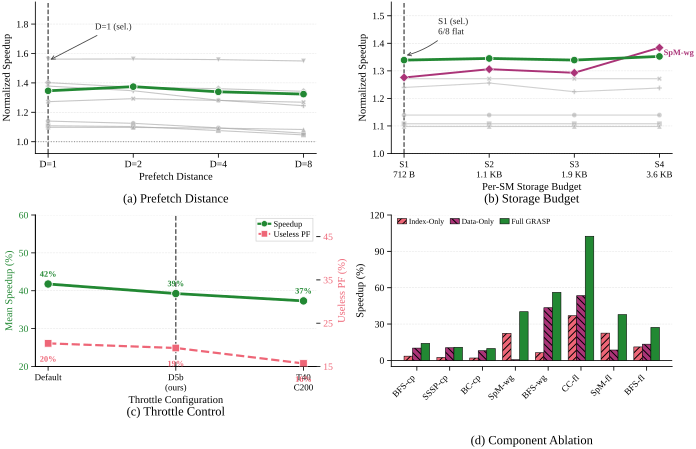

The Python source for this figure:
#!/usr/bin/env python3
"""
Round 4 §5.4 Layout A: 2x2 Sensitivity + Ablation Composite.

Subplots:
  (a) Prefetch Distance sensitivity (line plot, x = D=1..8)
  (b) Storage Budget sensitivity     (line plot, x = S1..S4)
  (c) Throttle Control               (dual-axis line: speedup% + useless-pf%)
  (d) Component Ablation             (grouped bar: Index/Data/Full)

Round 4 visual rules:
  - PALETTE_TOL_BRIGHT (greens/reds/purples) — no blue/orange
  - HATCHES_DENSE for the ablation bars (B&W readability)
  - GRASP / Full = palette[0] green + solid (HATCHES_DENSE[0])
  - Subplot labels (a)..(d) BELOW axes via subplot_label helper
  - Tight y-axis (~70-80% fill) without flat-line collapse
  - Path depth: parents[5]

Data source:
  ima_plan/06_evaluation_plan/sensitivity_ablation/sensitivity_ablation_experiments.md
  (Exp-A through Exp-D, IPC + Speedup% + Accuracy tables)
"""
from __future__ import annotations
import sys
from pathlib import Path
import numpy as np

# round4/ is 5 levels deep from repo root
_REPO = Path(__file__).resolve().parents[5]
sys.path.insert(0, str(_REPO / "ima_plan/07_paper_outline/plot_style"))
from plot_util import (  # noqa: E402
    apply_style, save_fig,
    PALETTE_TOL_BRIGHT, HATCHES_DENSE, subplot_label,
)

apply_style()
import matplotlib.pyplot as plt  # noqa: E402
from matplotlib.lines import Line2D  # noqa: E402
from matplotlib.patches import Patch  # noqa: E402


# ── 8 Representative Workloads ───────────────────────────────────────────────
WORKLOADS = [
    "bfs_cit_dir", "sssp_cit_dir", "bc_cit_dir", "spmv_web_sym",
    "bfs_web_sym", "cc_flickr_sym", "spmv_flickr_sym", "bfs_flickr_sym",
]
SHORT = ["BFS-cp", "SSSP-cp", "BC-cp", "SpM-wg",
         "BFS-wg", "CC-fl", "SpM-fl", "BFS-fl"]


# ── Baseline IPC (no GRASP) ──────────────────────────────────────────────────
BASELINE_IPC = {
    "bfs_cit_dir":     5.3349,
    "sssp_cit_dir":    5.9499,
    "bc_cit_dir":      95.2826,
    "spmv_web_sym":    129.6846,
    "bfs_web_sym":     7.3528,
    "cc_flickr_sym":   46.8674,
    "spmv_flickr_sym": 79.2566,
    "bfs_flickr_sym":  9.7943,
}


# ── Exp-C: Distance IPC (D=1, 2, 4, 8) ───────────────────────────────────────
DISTANCE_IPC = {
    "bfs_cit_dir":     (6.0830,  6.0016,  5.8353,  5.6452),
    "sssp_cit_dir":    (6.5949,  6.5631,  6.4006,  6.2253),
    "bc_cit_dir":      (104.6244, 104.5427, 104.0702, 103.1893),
    "spmv_web_sym":    (181.8048, 177.6429, 176.4435, 174.1239),
    "bfs_web_sym":     (11.4819, 11.4908, 11.4573, 11.3891),
    "cc_flickr_sym":   (94.8873, 117.6036, 108.5085, 112.1545),
    "spmv_flickr_sym": (109.2283, 106.7236, 101.5856, 98.6639),
    "bfs_flickr_sym":  (12.4611, 12.6612, 12.5458, 12.4249),
}
DISTANCES = [1, 2, 4, 8]


# ── Exp-D: Storage IPC (S1=712B, S2=1.1KB, S3=1.9KB, S4=3.6KB) ──────────────
STORAGE_IPC = {
    "bfs_cit_dir":     (6.0789,  6.0789,  6.0789,  6.0789),
    "sssp_cit_dir":    (6.5920,  6.5920,  6.5920,  6.5920),
    "bc_cit_dir":      (104.6116, 104.6116, 104.6116, 104.6116),
    "spmv_web_sym":    (165.4689, 169.3697, 167.6819, 179.5210),
    "bfs_web_sym":     (11.4964, 11.4964, 11.4964, 11.4964),
    "cc_flickr_sym":   (111.1339, 111.1339, 111.1339, 111.1339),
    "spmv_flickr_sym": (98.2555, 99.5312, 97.0296, 98.1003),
    "bfs_flickr_sym":  (12.4521, 12.4521, 12.4521, 12.4521),
}
STORAGE_LABELS = ["S1\n712 B", "S2\n1.1 KB", "S3\n1.9 KB", "S4\n3.6 KB"]


# ── Exp-B: Throttle Speedup% (Default, D5b, T40C200) ────────────────────────
THROTTLE_SPEEDUP = {
    "bfs_cit_dir":     (13.6, 13.9, 14.0),
    "sssp_cit_dir":    (11.0, 10.8, 10.8),
    "bc_cit_dir":      (9.8,  9.8,  9.8),
    "spmv_web_sym":    (40.1, 36.7, 40.2),
    "bfs_web_sym":     (56.1, 56.4, 56.2),
    "cc_flickr_sym":   (138.6, 122.0, 102.5),
    "spmv_flickr_sym": (38.0, 37.2, 37.8),
    "bfs_flickr_sym":  (27.0, 27.2, 27.2),
}
# Exp-B: Accuracy% — used to derive Useless-PF% = 100 - accuracy
THROTTLE_ACCURACY = {
    "bfs_cit_dir":     (99.89, 99.88, 99.88),
    "sssp_cit_dir":    (99.78, 99.70, 99.70),
    "bc_cit_dir":      (99.61, 99.59, 99.53),
    "spmv_web_sym":    (60.46, 57.48, 66.31),
    "bfs_web_sym":     (59.12, 64.46, 66.87),
    "cc_flickr_sym":   (76.84, 79.55, 88.93),
    "spmv_flickr_sym": (69.75, 68.83, 74.00),
    "bfs_flickr_sym":  (71.86, 76.37, 79.21),
}
THROTTLE_CFGS = ["Default", "D5b\n(ours)", "T40\nC200"]
THROTTLE_KEYS = ["Default", "D5b", "T40C200"]


# ── Exp-A: Component Ablation IPC (Index-Only, Data-Only, Full GRASP) ───────
ABLATION_IPC = {
    "bfs_cit_dir":     (5.5220,   5.8772,   6.0830),
    "sssp_cit_dir":    (6.0955,   6.5705,   6.5949),
    "bc_cit_dir":      (97.1852,  102.9133, 104.6244),
    "spmv_web_sym":    (158.6675, 130.3898, 181.8048),
    "bfs_web_sym":     (7.8197,   10.5485,  11.4819),
    "cc_flickr_sym":   (64.1420,  71.9062,  94.8873),
    "spmv_flickr_sym": (97.0964,  86.0611,  109.2283),
    "bfs_flickr_sym":  (10.8845,  11.1063,  12.4611),
}


# ── Helpers ─────────────────────────────────────────────────────────────────
def ipc_to_speedup_pct(ipc, base):
    return (ipc - base) / base * 100.0


def ipc_to_norm(ipc, base):
    return ipc / base


def gmean_norm(per_wl_tuples, idx):
    vals = np.array([per_wl_tuples[wl][idx] for wl in WORKLOADS])
    return float(np.exp(np.mean(np.log(vals))))


# ── Build Figure ─────────────────────────────────────────────────────────────
fig, axes = plt.subplots(
    nrows=2, ncols=2,
    figsize=(7.0, 4.5),
    constrained_layout=True,
)

# Marker sequence for line plots
MARKERS = ["o", "s", "^", "D", "v", "*", "P", "X"]

# Per-workload + geomean colors:
#   workloads: gray-ish background series
#   geomean (and "this work" markers): GRASP green
WL_COLOR = "#AAAAAA"
GEO_COLOR = PALETTE_TOL_BRIGHT[0]    # green = GRASP/this-work color
ACC_LO_COLOR = PALETTE_TOL_BRIGHT[1]  # red — secondary axis
SEL_LINE_COLOR = "#444444"


# ────────────────────────────────────────────────────────────────────────────
# (a) Prefetch Distance — line plot
# ────────────────────────────────────────────────────────────────────────────
ax = axes[0, 0]

# Compute normalized speedup (1.0 = baseline)
dist_norm = {wl: tuple(ipc_to_norm(v, BASELINE_IPC[wl])
                       for v in DISTANCE_IPC[wl])
             for wl in WORKLOADS}
dist_geom = [gmean_norm(dist_norm, i) for i in range(len(DISTANCES))]

x_d = np.arange(len(DISTANCES))
for i, wl in enumerate(WORKLOADS):
    ax.plot(
        x_d, dist_norm[wl],
        marker=MARKERS[i], color=WL_COLOR,
        markersize=3.6, linewidth=0.8, alpha=0.65,
        markeredgecolor="white", markeredgewidth=0.3,
        zorder=3,
    )
ax.plot(
    x_d, dist_geom,
    marker="o", color=GEO_COLOR,
    markersize=5.5, linewidth=2.0,
    markeredgecolor="white", markeredgewidth=0.6,
    label="Geomean", zorder=10,
)
ax.axhline(1.0, color="#888888", linewidth=0.7, linestyle=":", zorder=1)
ax.axvline(0, color=SEL_LINE_COLOR, linewidth=0.9, linestyle="--", zorder=2)

# Tight y-axis (data range ~0.95-1.95). Use 0.92-1.95 to fill ~80%.
y_lo_a, y_hi_a = 0.92, 1.95
ax.set_ylim(y_lo_a, y_hi_a)
ax.annotate(
    "D=1 (sel.)",
    xy=(0, 1.55), xytext=(0.55, 1.78),
    fontsize=6.5, color="#222222",
    arrowprops=dict(arrowstyle="->", color=SEL_LINE_COLOR, lw=0.6),
    ha="left", va="center",
)

ax.set_xticks(x_d)
ax.set_xticklabels([f"D={d}" for d in DISTANCES], fontsize=7)
ax.set_xlabel("Prefetch Distance", fontsize=7.5, labelpad=2)
ax.set_ylabel("Normalized Speedup", fontsize=7.5)
ax.tick_params(axis="y", labelsize=7)
subplot_label(ax, "(a) Prefetch Distance", y=-0.36)


# ────────────────────────────────────────────────────────────────────────────
# (b) Storage Budget — line plot
# ────────────────────────────────────────────────────────────────────────────
ax = axes[0, 1]
stor_norm = {wl: tuple(ipc_to_norm(v, BASELINE_IPC[wl])
                       for v in STORAGE_IPC[wl])
             for wl in WORKLOADS}
stor_geom = [gmean_norm(stor_norm, i) for i in range(len(STORAGE_LABELS))]

x_s = np.arange(len(STORAGE_LABELS))
for i, wl in enumerate(WORKLOADS):
    is_spmv_wg = (wl == "spmv_web_sym")
    ax.plot(
        x_s, stor_norm[wl],
        marker=MARKERS[i],
        color=PALETTE_TOL_BRIGHT[2] if is_spmv_wg else WL_COLOR,
        markersize=4.5 if is_spmv_wg else 3.6,
        linewidth=1.4 if is_spmv_wg else 0.8,
        alpha=1.0 if is_spmv_wg else 0.55,
        markeredgecolor="white", markeredgewidth=0.3,
        zorder=8 if is_spmv_wg else 3,
    )
ax.plot(
    x_s, stor_geom,
    marker="o", color=GEO_COLOR,
    markersize=5.5, linewidth=2.0,
    markeredgecolor="white", markeredgewidth=0.6,
    label="Geomean", zorder=10,
)
ax.axhline(1.0, color="#888888", linewidth=0.7, linestyle=":", zorder=1)
ax.axvline(0, color=SEL_LINE_COLOR, linewidth=0.9, linestyle="--", zorder=2)

# Tight y-axis (data ranges 1.0-1.40)
y_lo_b, y_hi_b = 1.00, 1.55
ax.set_ylim(y_lo_b, y_hi_b)
ax.annotate(
    "S1 (sel.)\n6/8 flat",
    xy=(0, stor_geom[0] + 0.015),
    xytext=(0.4, 1.46),
    fontsize=6.5, color="#222222",
    arrowprops=dict(arrowstyle="->", color=SEL_LINE_COLOR, lw=0.6,
                    connectionstyle="arc3,rad=-0.15"),
    ha="left", va="center",
)
# Tag the SpM-wg outlier line
ax.text(
    x_s[-1] + 0.05, stor_norm["spmv_web_sym"][-1] - 0.02,
    "SpM-wg",
    fontsize=6, color=PALETTE_TOL_BRIGHT[2], fontweight="bold",
    ha="left", va="center",
)
ax.set_xticks(x_s)
ax.set_xticklabels(STORAGE_LABELS, fontsize=6.5)
ax.set_xlabel("Per-SM Storage Budget", fontsize=7.5, labelpad=2)
ax.set_ylabel("Normalized Speedup", fontsize=7.5)
ax.tick_params(axis="y", labelsize=7)
subplot_label(ax, "(b) Storage Budget", y=-0.36)


# ────────────────────────────────────────────────────────────────────────────
# (c) Throttle Control — dual-axis (speedup% + useless PF%)
# ────────────────────────────────────────────────────────────────────────────
ax_c = axes[1, 0]
ax_c2 = ax_c.twinx()

# Aggregate across the 8 workloads (geomean for speedup, mean for useless%)
# Speedup% -> use the per-workload mean (arithmetic, not geomean) since values
# include very large outliers (cc_flickr 138%) — we want a representative
# overall trend.
sp_mean = []
upf_mean = []
for ci in range(len(THROTTLE_CFGS)):
    spv = np.array([THROTTLE_SPEEDUP[wl][ci] for wl in WORKLOADS])
    accv = np.array([THROTTLE_ACCURACY[wl][ci] for wl in WORKLOADS])
    sp_mean.append(float(np.mean(spv)))
    upf_mean.append(float(np.mean(100.0 - accv)))

x_c = np.arange(len(THROTTLE_CFGS))

# Speedup% line (left axis, GRASP green)
l1 = ax_c.plot(
    x_c, sp_mean,
    marker="o", color=GEO_COLOR,
    markersize=6.0, linewidth=2.0,
    markeredgecolor="white", markeredgewidth=0.6,
    label="Mean Speedup (%)",
    zorder=10,
)
# Useless PF% line (right axis, red)
l2 = ax_c2.plot(
    x_c, upf_mean,
    marker="s", color=ACC_LO_COLOR,
    markersize=5.5, linewidth=1.6, linestyle="--",
    markeredgecolor="white", markeredgewidth=0.6,
    label="Mean Useless PF (%)",
    zorder=10,
)

# Highlight the selected D5b config
sel_c = 1
ax_c.axvline(sel_c, color=SEL_LINE_COLOR, linewidth=0.9, linestyle="--", zorder=1)

# Annotate values just above each line marker
for xi, sp, up in zip(x_c, sp_mean, upf_mean):
    ax_c.annotate(f"{sp:.0f}%", xy=(xi, sp), xytext=(0, 4),
                  textcoords="offset points",
                  ha="center", va="bottom", fontsize=6.0,
                  color=GEO_COLOR, fontweight="bold")
    ax_c2.annotate(f"{up:.0f}%", xy=(xi, up), xytext=(0, -9),
                   textcoords="offset points",
                   ha="center", va="top", fontsize=6.0,
                   color=ACC_LO_COLOR, fontweight="bold")

# Tight y-limits ~ 70% data fill
ax_c.set_ylim(20, 60)
ax_c.set_yticks([20, 30, 40, 50, 60])
ax_c2.set_ylim(15, 50)
ax_c2.set_yticks([15, 25, 35, 45])
ax_c2.grid(False)

ax_c.set_xticks(x_c)
ax_c.set_xticklabels(THROTTLE_CFGS, fontsize=6.5)
ax_c.set_xlabel("Throttle Configuration", fontsize=7.5, labelpad=2)
ax_c.set_ylabel("Mean Speedup (%)", fontsize=7.5, color=GEO_COLOR)
ax_c2.set_ylabel("Useless PF (%)", fontsize=7.5, color=ACC_LO_COLOR)
ax_c.tick_params(axis="y", labelsize=7, labelcolor=GEO_COLOR)
ax_c2.tick_params(axis="y", labelsize=7, labelcolor=ACC_LO_COLOR)

# Legend (lines) inside upper-left
legend_lines = [
    Line2D([0], [0], color=GEO_COLOR, marker="o", markersize=4.5,
           linewidth=1.6, markeredgecolor="white", markeredgewidth=0.4,
           label="Speedup"),
    Line2D([0], [0], color=ACC_LO_COLOR, marker="s", markersize=4.5,
           linewidth=1.4, linestyle="--", markeredgecolor="white",
           markeredgewidth=0.4, label="Useless PF"),
]
ax_c.legend(handles=legend_lines, fontsize=6.0, frameon=True, framealpha=0.9,
            loc="upper right", handlelength=1.4, borderaxespad=0.4)

subplot_label(ax_c, "(c) Throttle Control", y=-0.36)


# ────────────────────────────────────────────────────────────────────────────
# (d) Component Ablation — grouped bar
# ────────────────────────────────────────────────────────────────────────────
ax_d = axes[1, 1]

ablation_pct = {
    wl: tuple(ipc_to_speedup_pct(v, BASELINE_IPC[wl])
              for v in ABLATION_IPC[wl])
    for wl in WORKLOADS
}

n_groups = 3
bar_w = 0.26
x_d_b = np.arange(len(WORKLOADS))

# Components: Index-Only / Data-Only / Full GRASP
schemes_d = [
    ("Index-Only", PALETTE_TOL_BRIGHT[1], HATCHES_DENSE[1]),  # red
    ("Data-Only",  PALETTE_TOL_BRIGHT[2], HATCHES_DENSE[2]),  # purple
    ("Full GRASP", PALETTE_TOL_BRIGHT[0], HATCHES_DENSE[0]),  # green solid
]

for i, (label, color, hatch) in enumerate(schemes_d):
    vals = [ablation_pct[wl][i] for wl in WORKLOADS]
    offset = (i - (n_groups - 1) / 2) * bar_w
    ax_d.bar(
        x_d_b + offset, vals, bar_w,
        color=color, hatch=hatch,
        edgecolor="black", linewidth=0.4,
        label=label, zorder=3,
    )

ax_d.axhline(0, color="black", linewidth=0.6, zorder=2)

# Tight y-limit (data range -1 to 102%)
ax_d.set_ylim(-5, 120)
ax_d.set_yticks([0, 30, 60, 90, 120])

ax_d.set_xticks(x_d_b)
ax_d.set_xticklabels(SHORT, rotation=45, ha="right", fontsize=6.5)
ax_d.set_ylabel("Speedup (%)", fontsize=7.5)
ax_d.tick_params(axis="y", labelsize=7)

# Legend at top of subplot
legend_d = [
    Patch(facecolor=PALETTE_TOL_BRIGHT[1], edgecolor="black",
          hatch=HATCHES_DENSE[1], linewidth=0.4, label="Index-Only"),
    Patch(facecolor=PALETTE_TOL_BRIGHT[2], edgecolor="black",
          hatch=HATCHES_DENSE[2], linewidth=0.4, label="Data-Only"),
    Patch(facecolor=PALETTE_TOL_BRIGHT[0], edgecolor="black",
          hatch=HATCHES_DENSE[0], linewidth=0.4, label="Full GRASP"),
]
ax_d.legend(handles=legend_d, ncol=3, fontsize=5.5, frameon=False,
            loc="upper left", bbox_to_anchor=(0.0, 1.02),
            handlelength=1.2, columnspacing=0.8, handletextpad=0.3)

subplot_label(ax_d, "(d) Component Ablation", y=-0.55)


# ── Save ────────────────────────────────────────────────────────────────────
out_dir = Path(__file__).resolve().parent
save_fig(fig, "proto_r4_54_A", out_dir)
plt.close(fig)


# ── Console summary ─────────────────────────────────────────────────────────
print("=== Round 4 §5.4 Layout A — 2x2 Grid ===")
print()
print("(a) Distance — geomean speedup at D=1..8:")
for d, g in zip(DISTANCES, dist_geom):
    star = "  *" if d == 1 else ""
    print(f"   D={d}  geomean={g:.3f}x{star}")
print()
print("(b) Storage — geomean speedup at S1..S4:")
for lab, g in zip(["S1", "S2", "S3", "S4"], stor_geom):
    star = "  *" if lab == "S1" else ""
    print(f"   {lab}   geomean={g:.3f}x{star}")
print()
print("(c) Throttle — mean Speedup% / Useless-PF% across 8 workloads:")
for cfg, sp, up in zip(THROTTLE_KEYS, sp_mean, upf_mean):
    star = "  *" if cfg == "D5b" else ""
    print(f"   {cfg:<8s}  Speedup={sp:5.1f}%   UselessPF={up:4.1f}%{star}")
print()
print("(d) Component ablation — mean speedup% per scheme:")
for i, (label, _, _) in enumerate(schemes_d):
    vals = [ablation_pct[wl][i] for wl in WORKLOADS]
    print(f"   {label:<11s}  arith.mean={np.mean(vals):+6.2f}%")
print()
print(f"Saved to {out_dir}/proto_r4_54_A.{{pdf,svg}}")
